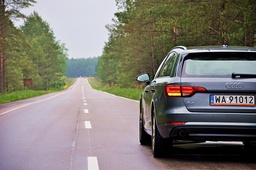
#> input picture license_plates/plate_2.jpg, 256 x 170 px, shrunk from 1024 x 680 before the run, found by its file name
$ python segmentation.py   (older library calls are emulated)
#> lines starting #> are read from the running program, lines starting #| are printed output that depends on the picture; after the words box and inside, x2 and y2 are one past the last pixel; in counts of white or black regions, pixels touching at a corner belong together
import matplotlib.pyplot as plt
import numpy as np
import cv2


def segmentation_split(img, min_std=0.05, min_size=2):
    seg_res = np.zeros(img.shape, dtype='int16')
    index = 1
    m_res = np.zeros(img.shape)

    def split(img, from_x, to_x, from_y, to_y):
#> called with from_x = 0, to_x = 169, from_y = 0, to_y = 255
        nonlocal index

        segment = img[from_x: to_x+1, from_y: to_y+1]
        mean = np.mean(segment)
#> mean = 122.3
        std = np.std(segment)
#> std = 65.18

        if std > min_std and to_x - from_x + 1 >= min_size and to_y - from_y > min_size:
            split_x = (from_x + to_x)//2
            split_y = (from_y + to_y)//2

            split(img, from_x, split_x, from_y, split_y)
#> call 2 of split, with from_x = 0, to_x = 84, from_y = 0, to_y = 127
#> in split (call 2), `segment = img[from_x: to_x+1, from_y: to_y+1]`:
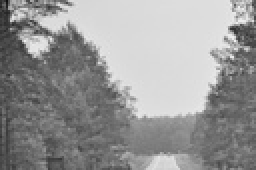
#> segment: shape (85, 128) (shown 2 times larger); min 16, max 241, mean 151.2
#> in split (call 2), `mean = np.mean(segment)`: mean = 151.2
#> in split (call 2), `std = np.std(segment)`: std = 54.04
#> in split (call 6), `m_res[from_x: to_x+1, from_y:to_y+1] = mean`: m_res: shape (170, 256) float64; values 0 (black) and 99.19 (white), 0.11% white; 1 white region, box (x1, y1, x2, y2) and area: (0, 0, 8, 6) 48
            split(img, split_x+1, to_x, from_y, split_y)
#> in split (call 7), `m_res[from_x: to_x+1, from_y:to_y+1] = mean`: m_res: shape (170, 256) float64; min 0, max 99.53, mean 0.2
            split(img, from_x, split_x, split_y+1, to_y)
#> in split (call 8), `m_res[from_x: to_x+1, from_y:to_y+1] = mean`: m_res: shape (170, 256) float64; min 0, max 152.8, mean 0.4
            split(img, split_x+1, to_x, split_y+1, to_y)
#> in split (call 9), `m_res[from_x: to_x+1, from_y:to_y+1] = mean`: m_res: shape (170, 256) float64; min 0, max 161.7, mean 0.5
        else:
            seg_res[from_x: to_x+1, from_y:to_y+1] = index
            index += 1
            m_res[from_x: to_x+1, from_y:to_y+1] = mean

    split(img, 0, img.shape[0]-1, 0, img.shape[1]-1)
#> in split (call 11), `m_res[from_x: to_x+1, from_y:to_y+1] = mean`: m_res: shape (170, 256) float64; min 0, max 161.7, mean 0.6
#> in split (call 12), `m_res[from_x: to_x+1, from_y:to_y+1] = mean`: m_res: shape (170, 256) float64; min 0, max 161.7, mean 0.7
#> in split (call 13), `m_res[from_x: to_x+1, from_y:to_y+1] = mean`: m_res: shape (170, 256) float64; min 0, max 161.7, mean 0.8
#> in split (call 14), `m_res[from_x: to_x+1, from_y:to_y+1] = mean`: m_res: shape (170, 256) float64; min 0, max 161.7, mean 0.9
#> in split (call 16), `m_res[from_x: to_x+1, from_y:to_y+1] = mean`: m_res: shape (170, 256) float64; min 0, max 161.7, mean 1.1
#> in split (call 17), `m_res[from_x: to_x+1, from_y:to_y+1] = mean`: m_res: shape (170, 256) float64; min 0, max 171.6, mean 1.2
#> in split (call 18), `m_res[from_x: to_x+1, from_y:to_y+1] = mean`: m_res: shape (170, 256) float64; min 0, max 171.6, mean 1.4
#> in split (call 19), `m_res[from_x: to_x+1, from_y:to_y+1] = mean`: m_res: shape (170, 256) float64; min 0, max 201.9, mean 1.6
#> in split (call 21), `m_res[from_x: to_x+1, from_y:to_y+1] = mean`: m_res: shape (170, 256) float64; min 0, max 201.9, mean 1.7
#> in split (call 22), `m_res[from_x: to_x+1, from_y:to_y+1] = mean`: m_res: shape (170, 256) float64; min 0, max 201.9, mean 1.9
#> in split (call 23), `m_res[from_x: to_x+1, from_y:to_y+1] = mean`: m_res: shape (170, 256) float64; min 0, max 201.9, mean 2.1
#> in split (call 24), `m_res[from_x: to_x+1, from_y:to_y+1] = mean`: m_res: shape (170, 256) float64; min 0, max 201.9, mean 2.2
#> in split (call 27), `m_res[from_x: to_x+1, from_y:to_y+1] = mean`: m_res: shape (170, 256) float64; min 0, max 201.9, mean 2.3
#> in split (call 28), `m_res[from_x: to_x+1, from_y:to_y+1] = mean`: m_res: shape (170, 256) float64; min 0, max 201.9, mean 2.4
#> in split (call 29), `m_res[from_x: to_x+1, from_y:to_y+1] = mean`: m_res: shape (170, 256) float64; min 0, max 201.9, mean 2.5
#> in split (call 30), `m_res[from_x: to_x+1, from_y:to_y+1] = mean`: m_res: shape (170, 256) float64; min 0, max 201.9, mean 2.6
#> in split (call 32), `m_res[from_x: to_x+1, from_y:to_y+1] = mean`: m_res: shape (170, 256) float64; min 0, max 201.9, mean 2.7
#> in split (call 33), `m_res[from_x: to_x+1, from_y:to_y+1] = mean`: m_res: shape (170, 256) float64; min 0, max 201.9, mean 2.7
#> in split (call 34), `m_res[from_x: to_x+1, from_y:to_y+1] = mean`: m_res: shape (170, 256) float64; min 0, max 201.9, mean 2.8
#> in split (call 35), `m_res[from_x: to_x+1, from_y:to_y+1] = mean`: m_res: shape (170, 256) float64; min 0, max 201.9, mean 2.9
#> in split (call 37), `m_res[from_x: to_x+1, from_y:to_y+1] = mean`: m_res: shape (170, 256) float64; min 0, max 201.9, mean 3.1
#> in split (call 38), `m_res[from_x: to_x+1, from_y:to_y+1] = mean`: m_res: shape (170, 256) float64; min 0, max 201.9, mean 3.2
#> in split (call 39), `mean = np.mean(segment)`: mean = 102.9
#> in split (call 39), `std = np.std(segment)`: std = 21.11
#> in split (call 39), `m_res[from_x: to_x+1, from_y:to_y+1] = mean`:
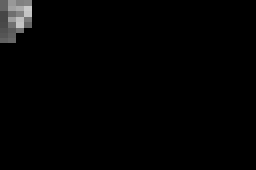
#> m_res: shape (170, 256) float64; min 0, max 201.9, mean 3.4
#> in split (call 40), `m_res[from_x: to_x+1, from_y:to_y+1] = mean`: m_res: shape (170, 256) float64; 0.09% of pixels changed, all inside (x1, y1, x2, y2) = (24, 28, 32, 33)
#> in segmentation, `seg_res, m_res = segmentation_split(image, min_std, min_split_size)`:
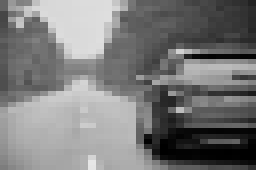
#> m_res: shape (170, 256) float64; min 0, max 231.2, mean 122.3

    return seg_res, m_res


def segmentation_merge(seg_res, m_res):
    seg_res = seg_res.copy()
    m_res = m_res.copy()
    max_index = np.max(seg_res)
#> max_index = 1024

    i = 1
    while i <= max_index:
        segment = (seg_res == i).astype('uint8')

        if not np.any(segment):
            i += 1
            continue

        x, y = np.nonzero(segment)
        first = x[0], y[0]

        dilated = cv2.dilate(
            segment, cv2.getStructuringElement(cv2.MORPH_RECT, (3, 3)))
        frame = dilated - segment

        non_zero_seg = seg_res[np.nonzero(frame.astype('bool'))]
        neigh_segments = np.unique(non_zero_seg)

        merged = False

        for neigh_idx in neigh_segments:

            neigh_segment = (seg_res == neigh_idx)
            if not np.any(seg_res[neigh_segment]):
                continue

            x_neigh, y_neigh = np.nonzero(neigh_segment)
            first_neigh = x_neigh[0], y_neigh[0]

            if np.abs(m_res[first_neigh[0], first_neigh[1]] - m_res[first[0], first[1]]) < 5:
                seg_res[neigh_segment] = i
                merged = True

        if not merged:
            i += 1
#> this loop made 1395 passes
#> (first, neigh_segments) on passes 2, 4, 5, 6, 7, 8, 10, 11, 12, 13, 14, 16: ((0, 0), [3, 4, 5, 7]), ((0, 8), [1, 4, 9, 10]), ((6, 8), [1, 3, 5, 7, 9, 10, 13]), ((11, 0), [1, 4, 6, 7, 8]), ((11, 0), [1, 4, 7, 8, 17, 19]), ((11, 0), [1, 4, 7, 8, 18, 19, 20]), ((11, 8), [1, 4, 5, 8, 10, 13, 14]), ((17, 8), [5, 7, 13, 14, 19, 25]), ((0, 16), [3, 4, 10, 11, 12]), ((0, 16), [3, 4, 10, 12, 33, 34]), ((6, 16), [3, 4, 7, 9, 12, 13, 15]), ((6, 24), [9, 10, 13, 15, 33, 34, 37])
#> first on passes 36, 37, 38, 49, 50, 51: (28, 24), (22, 24), (22, 24), (33, 32), (33, 32), (33, 32)
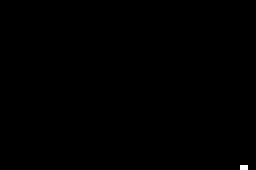
#> neigh_segment: shape (170, 256) bool; 0.09% white; 1 white region, box (x1, y1, x2, y2) and area: (240, 165, 248, 170) 40
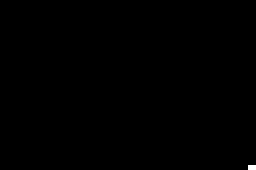
#> segment: shape (170, 256); values 0 (black) and 1 (white), 0.09% white; 1 white region, box (x1, y1, x2, y2) and area: (248, 165, 256, 170) 40
#> after the loop, i = 1025

    return seg_res


def segmentation(image, min_std=0.05, min_split_size=8, min_area=100):
    seg_res, m_res = segmentation_split(image, min_std, min_split_size)
    print('split')
    seg_res = segmentation_merge(seg_res, m_res)
    print('merged')

    unique = np.unique(seg_res)
#> unique = 335 values from 1 to 1024
    for idx in unique:
        mask = seg_res == idx
        area = np.sum(mask)
        if area < min_area:
            seg_res[mask] = 0
#> this loop made 335 passes
#> (idx, area) on passes 2 to 4: (3, 48), (4, 40), (5, 136)
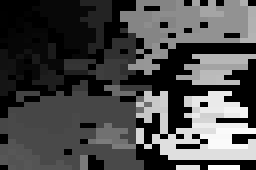
#> seg_res: shape (170, 256) int16; min 0, max 990, mean 294.7; drawn with min black and max white

    unique = np.unique(seg_res)
#> unique = 80 values from 0 to 990
    for i, idx in enumerate(unique):
        mask = seg_res == idx
        seg_res[mask] = i
#> this loop made 80 passes
#> idx on passes 1 to 12: 0, 5, 14, 20, 24, 32, 34, 66, 72, 82, 88, 101
#> pass 2, in segmentation, `mask = seg_res == idx`:
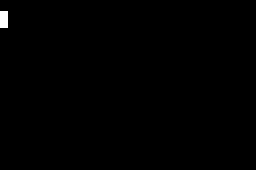
#> mask: shape (170, 256) bool; 0.31% white; 1 white region, box (x1, y1, x2, y2) and area: (0, 11, 8, 28) 136

    segments = []
    for idx in unique:
        mask = seg_res == idx
        segment = np.zeros(image.shape, dtype='uint8')
        segment[mask] = image[mask]
        segments.append(segment)
#> this loop made 80 passes
#> after the loop, segments = 80 items

    return segments

image = cv2.cvtColor(cv2.imread('license_plates/plate_2.jpg', cv2.CV_32F), cv2.COLOR_BGR2GRAY)
segments = segmentation(image)
#> segments = 80 items
print(segments)
#> (printed output is left out)
for segment in segments:
    plt.imshow(segment)
    plt.show()
#> this loop made 80 passes

$ run again, with license_plates/plate_1.jpg copied over license_plates/plate_2.jpg
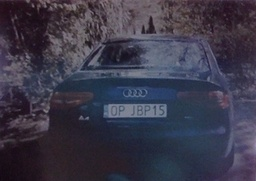
#> input picture license_plates/plate_1.jpg, 256 x 181 px, shrunk from 541 x 382 before the run, found by its file name
#> mean = 59.62
#> std = 25.22
#> max_index = 1024
#> the loop in segmentation_merge, `while i <= max_index:` made 1385 passes
#> (first, neigh_segments) on passes 2 to 8: ((0, 0), [2, 4, 9, 10]), ((0, 0), [2, 4, 10, 11, 12]), ((6, 0), [1, 4, 5, 7]), ((6, 0), [1, 6, 7, 8, 10, 13]), ((6, 0), [1, 6, 7, 8, 11, 12, 13, 15]), ((6, 0), [1, 6, 7, 8, 11, 13, 15, 33, 34, 37]), ((6, 0), [1, 6, 7, 8, 11, 13, 15, 16, 33, 34, 36, 38, 39, 40])
#> after the loop in segmentation_merge, `while i <= max_index:`: i = 1025
#> in segmentation, `unique = np.unique(seg_res)`: unique = 202 values from 1 to 1024
#> the loop in segmentation, `for idx in unique:` made 202 passes
#> (idx, area) on passes 3 to 5: (6, 928), (8, 40), (11, 96)
#> after the loop in segmentation, `for idx in unique:`:
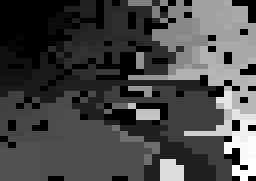
#> seg_res: shape (181, 256) int16; min 0, max 1015, mean 291.2; drawn with min black and max white
#> in segmentation, `unique = np.unique(seg_res)`: unique = 72 values from 0 to 1015
#> the loop in segmentation, `for i, idx in enumerate(unique):` made 72 passes
#> idx on passes 1 to 8: 0, 1, 2, 6, 24, 46, 48, 64
#> pass 1, in segmentation, `mask = seg_res == idx`:
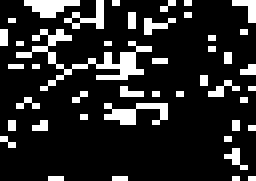
#> mask: shape (181, 256) bool; 16% white; 44 white regions, largest, box (x1, y1, x2, y2) and area: (16, 29, 152, 91) 1888, (104, 103, 168, 125) 760, (24, 0, 80, 18) 624
#> the loop in segmentation, `for idx in unique:` made 72 passes
#> idx on passes 4 to 11: 6, 24, 46, 48, 64, 65, 70, 71
#> after the loop in segmentation, `for idx in unique:`: segments = 72 items
#> (printed output is left out)
#> the loop `for segment in segments:` made 72 passes
